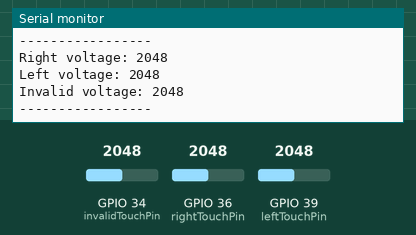
Simulated run of this sketch. Board: ESP32. Parts: the last lines printed to the serial monitor. Inputs (shaded band) come from the test bench; at power-on: GPIO 34 (invalidTouchPin) = 2048, GPIO 36 (rightTouchPin) = 2048, GPIO 39 (leftTouchPin) = 2048.

Above: at 3.3 s.
3.4 s: GPIO 34 (invalidTouchPin) set to 2866
At 6.1 s:
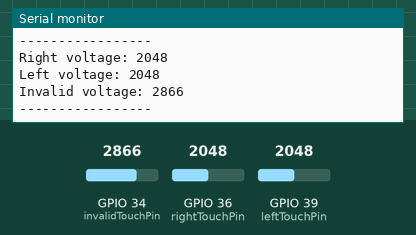
6.7 s: GPIO 36 (rightTouchPin) set to 2866
10.0 s: GPIO 39 (leftTouchPin) set to 2866
At 11.3 s:
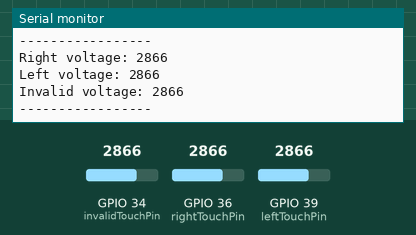
13.3 s: GPIO 34 (invalidTouchPin) set to 3603
At 16.3 s:
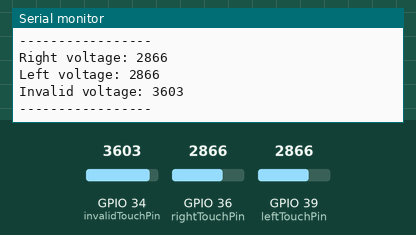
16.6 s: GPIO 36 (rightTouchPin) set to 3603
19.9 s: GPIO 39 (leftTouchPin) set to 3603
At 20.7 s:
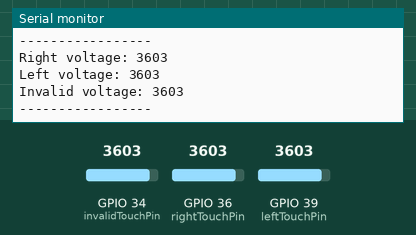
Timing chart, 0 to 22.9 s (numbered marks = the images above; inputs shaded):
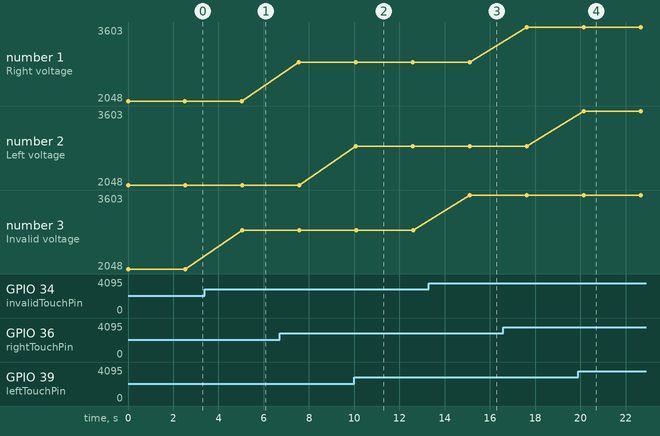

The sketch:

MachineInputsTest-AnalogRead.ino
```cpp
//Test analog read of machine input
//Hiriart Corales Samaniego
const uint8_t rightTouchPin = 36;
const uint8_t leftTouchPin = 39;
const uint8_t invalidTouchPin = 34;

void setup() {
  // put your setup code here, to run once:
  Serial.begin(9600);
}

void loop() {
  // put your main code here, to run repeatedly:
  readVoltages();
  delay(2500);
}

void readVoltages(){
  Serial.print("Right voltage: ");
  Serial.println(analogRead(rightTouchPin));
  Serial.print("Left voltage: ");
  Serial.println(analogRead(leftTouchPin));
  Serial.print("Invalid voltage: ");
  Serial.println(analogRead(invalidTouchPin));
  Serial.println("-----------------");
}
```

Measured:
- after the input at 3.4 s, the serial monitor: prints a new line after 1.6 s (image 1)
- after the input at 10.0 s, the serial monitor: prints a new line after 0.08 s (image 2)
- after the input at 13.3 s, the serial monitor: prints a new line after 1.8 s (image 3)
- after the input at 19.9 s, the serial monitor: prints a new line after 0.26 s (image 4)
- plotted number 3: 2048 → 2866 after the input at 3.4 s, 2866 → 3603 after the input at 13.3 s
